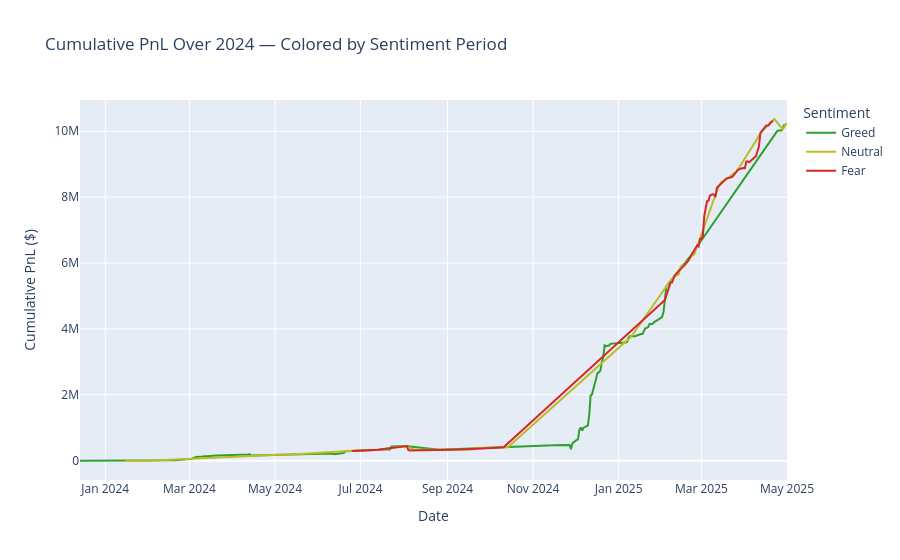

This figure's notebook cell:
### Markdown cell above
## 8. Cumulative PnL Over Time by Sentiment Period

### Code cell
# Daily total PnL colored by sentiment
daily_full = (
    closed.groupby(['date','broad_sentiment'])
    .agg(total_pnl=('closed_pnl','sum'))
    .reset_index()
    .sort_values('date')
)
daily_full['cumulative_pnl'] = daily_full['total_pnl'].cumsum()

fig = px.line(daily_full, x='date', y='cumulative_pnl',
              color='broad_sentiment',
              color_discrete_map={'Fear':'#d62728','Neutral':'#bcbd22','Greed':'#2ca02c'},
              title='Cumulative PnL Over 2024 — Colored by Sentiment Period',
              labels={'date':'Date','cumulative_pnl':'Cumulative PnL ($)','broad_sentiment':'Sentiment'})
fig.show()
